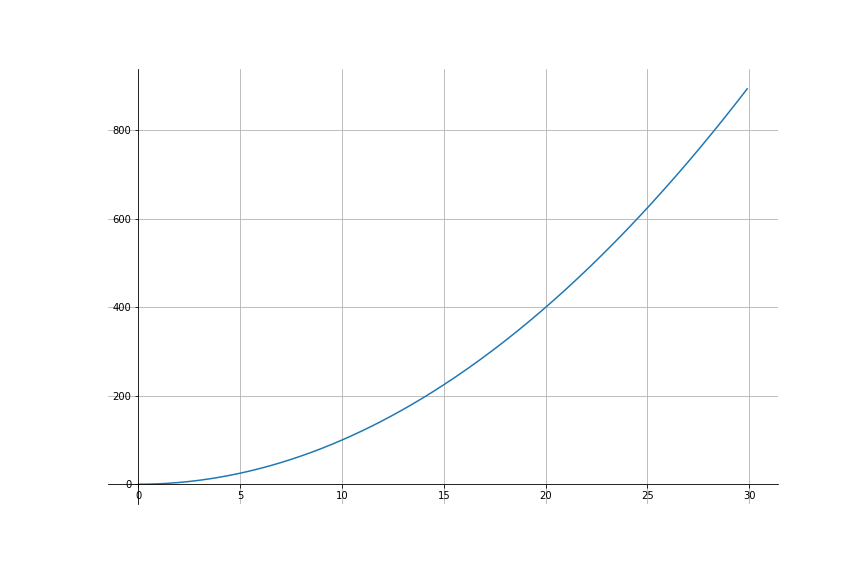
#> input picture x_square.png, 864 x 576 px
$ python runfile1.py
#> lines starting #> are read from the running program, lines starting #| are printed output that depends on the picture; after the words box and inside, x2 and y2 are one past the last pixel; in counts of white or black regions, pixels touching at a corner belong together
### graphOCR_.py
# -*- coding: utf-8 -*-
"""
Created on Mon Apr 26 14:15:34 2021

@author: CHAINZ
"""
import time
import cv2
import numpy as np
from anothercv2 import distance, horizon_erase,reconstruct, clean_coord,line_partition, line_partition_y,vertice_erase,get_cordinates
from matplotlib import pyplot as plt
import pytesseract as ocr

class Graph:
    # [67 lines left out: functions __init__, get_alphaOmegaX, get_alphaOmegaY, segment, not called in this run]


    def grid_removal(self):
        return np.array(horizon_erase(vertice_erase(self.segment())), dtype=np.uint8)


    # [25 lines left out: functions horizontal_grid_mask, vertical_grid_mask, not called in this run]


    def create_mask_self(self): #to create the grids
        return self.vertical_grid_mask(self.horizontal_grid_mask())


    def copulate(self): #returns an image matrix of the grided file
        return cv2.bitwise_and(self.grid_removal(), self.create_mask_self())


    # [140 lines left out: functions interpolate, get_axis_x, get_axis_y, de_noise, get_coordinates, not called in this run]


class Graph2:


    def __init__(self, filematrix,gridunit, x_axis, y_axis):
        self.file= filematrix
        rect,self.threshfile=cv2.threshold(filematrix, 205,225,0)
        self.mask=np.ones(np.shape (self.grid_removal()))*225
        self.gridunit=gridunit
        self.x=x_axis
        self.y=y_axis
        self.axis=[self.x, self.y]
        # cv2.imshow("pp", np.transpose(self.threshfile)[ : :-1])
        # if cv2.waitKey(0)==27:
            # self.destroyAllWindows()


    def get_alphaOmegaX(self):
        rowindex=-1
        last_horizone= self.threshfile[1: ]
        horizone_index=0
        for i in self.threshfile:
            rowindex+=1
            # print(np.size(i))

            if np.count_nonzero(i==0)>np.size(i)*0.7: #if a pixel thick black line is longer than 70% of the image width
                last_horizone=self.threshfile[rowindex: ]
                # horizone_index=rowindex
        rowindex=-1
        for i in last_horizone:
            rowindex+=1
            if np.count_nonzero(i==225)==np.size(i):
                markersgrids=last_horizone[ :rowindex]
                break
        markersgrids=np.ndarray.tolist(markersgrids)
        z=markersgrids[int(len(markersgrids)/2)]
        z_reverse= z[ : :-1]

        return(z.index(0),len(z_reverse)-z_reverse.index(0))


    def get_alphaOmegaY(self):
        rowindex=-1
        inverted_file=np.transpose(self.threshfile)[ : :-1]
        last_horizone= inverted_file[1: ]
        horizone_index=0
        for i in inverted_file:
            rowindex+=1
            # print(np.size(i))
            if np.count_nonzero(i==0)>np.size(i)*0.7: #if a pixel thick black line is longer than 70% of the image width
                last_horizone=inverted_file[rowindex: ]
                # horizone_index=rowindex
        rowindex=-1
        for i in last_horizone:
            rowindex+=1
            if np.count_nonzero(i==225)==np.size(i):
                markersgrids=last_horizone[ :rowindex]
                break
        markersgrids=np.ndarray.tolist(markersgrids)
        z=markersgrids[int(len(markersgrids)/2)]
        z_reverse= z[ : :-1]

        return(z.index(0),len(z_reverse)-z_reverse.index(0))
        pass


    def segment(self):
        xseg=self.get_alphaOmegaX()
        yseg=self.get_alphaOmegaY()
        # self.segmented=np.array([i[xseg[0]: xseg[1]] for i in self.threshfile])
        self.segmented=np.transpose(np.transpose(self.threshfile)[xseg[0]:xseg[1]])[yseg[0]:yseg[1]]
        return(self.segmented)


    def grid_removal(self):
        return np.array(horizon_erase(vertice_erase(self.segment())), dtype=np.uint8)


    # [25 lines left out: functions horizontal_grid_mask, vertical_grid_mask, not called in this run]


    def create_mask_self(self): #to create the grids
        return self.vertical_grid_mask(self.horizontal_grid_mask())


    def copulate(self): #returns an image matrix of the grided file
        return cv2.bitwise_and(self.grid_removal(), self.create_mask_self())


    # [6 lines left out: function interpolate, not called in this run]
        # return([(((i-x[0])*(xfin-xinit))/(x[-1]-x[0])) +xinit for i in x])

    def get_axis_x(self): #to get the minimum and maximum of the axis
        boundary=self.get_alphaOmegaY()
        axis=self.threshfile[boundary[1]: ]
        real_axis=self.file[boundary[1]: ]

        lines=line_partition(axis)
        real_axis=real_axis[lines[0]:lines[1]]
        # print("whiteee", line_partition(axis))
        resized=cv2.resize(real_axis, None, fx=3, fy=3, interpolation=cv2.INTER_LANCZOS4)
        rect,threshed=cv2.threshold(resized,185,225,0)
        # cv2.imshow("axis", threshed)
        realfile=np.array(self.file[boundary[1]: ], dtype=np.uint8)
        # realfile=get_xscale(realfile)
        a=ocr.image_to_string(resized,config=r"--oem 3 --psm 6")
        a=a.split("\n")[0:-1]
        a="".join(a)
        a=a.split(" ")
        # print("x",a)
        cv2.imshow("thr", resized)
        # a=reconstruct(a)
        try:
            # print("xx",a,len(a))
            a=reconstruct(a)
            # print("xx",a,len(a))
            return(min(a), max(a))
        except:
            return(0.0,1.0)
        # a=a.replace("O","0")
        # a=a.split(" ")

        # return(realfile)

    # [59 lines left out: functions get_axis_y, de_noise, not called in this run]

    def get_coordinates(self): # get the coordinates
        cordinates=get_cordinates(self.grid_removal(),self.gridunit)
        # cv2.imshow("ddd",self.segment())
        self.shape=self.grid_removal().shape
        # print("shape", self.shape)
        X=[i/self.gridunit for i in cordinates[0]] #normalize the values to the scope of the grid units
        Y=[i/self.gridunit for i in cordinates[1]] #same
        # print("x without interpolation",X)
        xaxis=self.get_axis_x()
        yaxis=self.get_axis_y()
        points=[[X[i],Y[i]] for i in range(len(X))]
        points.sort()
        new_point_=[]
        len_points=0
        for start in range(int(len(points)/4)): #check all the way to a quarter of the img matrix vertically for the head of the graph
            new_points=[]
            for i in points[start: ]:
                if new_points==[]:
                    new_points.append(points[start])
                else:
                    if distance(i,new_points[-1])<0.2*self.gridunit: #confine the code to only read points from the graph, outliers should be left out
                        new_points.append(i)
            # new_points_list.append(new_points)
            if len(new_points)> len_points:
                # print("new", new_points)
                new_points_=new_points
                len_points=len(new_points_)
        # [4 lines of commented-out code are left out]
        new_points=new_points_
        X=[i[0] for i in new_points]
        Y=[i[1] for i in new_points]
        # cv2.imshow("gd", self.grid_removal())
        X=self.interpolate(X,0)
        Y=self.interpolate(Y,1)
        # denoised= self.de_noise(Y,X,-1)
        clean=clean_coord(X,Y,0)
        # print(X,Y)
        return(clean[0],clean[1])

### anothercv2.py
# -*- coding: utf-8 -*-
"""
Created on Sat Apr  3 18:28:20 2021

@author: CHAINZ
"""


import cv2
import numpy as np
import time
from matplotlib import pyplot as plt
import math
from random import randint


import pytesseract as ocr


ocr.pytesseract.tesseract_cmd=r"C:\Program Files (x86)\Tesseract-OCR\tesseract.exe"

# [35 lines left out: function reconstruct, not called in this run]

# [80 lines of commented-out code are left out]

def line_partition(x):
    x=np.ndarray.tolist(x)
    # get positions of all the horizontal white spaces in the file
    whitespaces=[i for i in range(len(x)) if x[i].count(225)>len(x[i])*0.99]
    # get the whitespaces that bound text and characters in the file
    bounds=[[whitespaces[i-1],whitespaces[i]] for i  in range(1,len(whitespaces)) if whitespaces[i]-whitespaces[i-1] > 1]
    #smoothen up the returned boundaries
    bounds=lines=[[i[0]-2, i[1]+3] for i in bounds if i[0]>2 and i[1]<len(x)-3]
    # print("bounds",bounds)
    return(bounds[0])

# [19 lines left out: functions line_partition_y, line_partition_char, not called in this run]


# def get_yscale(img):
#     resized_img=cv2.resize(img, None, fx=7, fy=5, interpolation=cv2.INTER_LANCZOS4)
#     ret,thresh_img= cv2.threshold(resized_img, 150, 225,0)
#     x=np.transpose(thresh_img)[ : :-1]
#     new_image=[x[0]]
#     countmax=0
#     for i in x:
#         countmax+=1
#         if np.count_nonzero(i==0)> i.size/2:
#             # z=[225 for j in range(len(i))]
#             new_image=x[countmax: ]
#             # print("===")
#             # print(len(z))
#         else:
#             # print("---")
#             # new_image=np.append(new_image,[i],axis=0)
#             # print(len(i))
#             pass
#     # print("new",new_image)
#     for i in new_image:
#     # x=np.ndarray.tolist(x)
#         new=np.array([i])
#         countmax=0
#         lines=[]
#         for i in new_image:
#             if np.count_nonzero(i==225)== i.size:
#                 # z=[225 for j in range(len(i))]
#                 new=np.append(new,[i], axis=0)
#                 # print("===")
#                 # print(len(z))

#                 if new.shape[0]>20  :
#                     if np.count_nonzero(new==0) > 20:
#                         # print("===")
#                         # print(new)
#                         lines.append(np.transpose(new[ : :-1]))
#                     else:
#                         new=np.array([i])
#                 else:
#                     # print("new")
#                     if np.count_nonzero(new==0) > 20:
#                         # print("===")
#                         # print(new)
#                         lines.append(np.transpose(new[ : :-1]))
#                     new=np.array([i])
#             elif len(lines)>8:
#                 # lines=lines[ : :-1]
#                 line=lines[-1]
#                 break
#                 break
#             else:
#                 # print("---")
#                 if new.size > 2:
#                     new=np.append(new,[i],axis=0)
#                 # print(len(i))
#             # print(new.shape)
#     # print(new,new_image)
#     # print("lines", lines)
#     # print(line.shape[0]/4)
#     # cv2.imshow("line_y", line[int(line.shape[0]/2): ])
#     a=ocr.image_to_string(line,config=r"--oem 3 --psm 6")
#     # bb=open("ocr_check.txt", "w", encoding="utf8")
#     # print(a, file=bb)
#     # bb.close()
#     a=a.replace("O","0")
#     a=a.split("\n")[0:-1]

#     try:
#         a=[float(i) for i in a if i!=""]
#         # print(a)
#         return(min(a),max(a))
#     except:
#         return (0,1)

def distance(a,b):
    return(math.sqrt((a[0]-b[0])**2 + (a[1]-b[1])**2))

# [9 lines of commented-out code are left out]

# [23 lines left out: function clean_coord, not called in this run]

def horizon_erase(x):
    x=np.ndarray.tolist(x)
    new_image=[]
    countmax=0
    for i in x:
        #  if a pixel thick blackline is longer than half of the screen, take replace it with a white line
        if i.count(0)> 0.5*len(i):

            z=[225 for j in range(len(i))]
            new_image.append(z)
            # print("===")
            # print(len(z))
        else:
            # print("---")
            new_image.append(i)
            # [4 lines of commented-out code are left out]
    return(new_image)

def vertice_erase(x):
    #  similar to horizone_erase but here the pictures get inverted first
    # x=np.ndarray.tolist(x)
    # unit_length= len(x[0])
    invertedx=np.transpose(x)
    new_image=[]
    invertedx=np.ndarray.tolist(invertedx)
    for i in invertedx:
        # print(np.count_nonzero(i==0),i.size)

        if i.count(0)> len(i)/2:
            z=[225 for j in range(len(i))]
            new_image.append(z)
            # print("===")
            # print(len(z))
        else:
            # print("---")
            new_image.append(i)
            # print(len(i))
    # print("new",new_image)
    # unit_length=new_image.shape[1]
    new_image=np.array(new_image)
    invertednew=np.transpose(new_image)
    return(invertednew)


def get_cordinates(x,grid_unit):
    # img=cv2.imread(x, cv2.IMREAD_GRAYSCALE)
    # ret,thresholded_image= cv2.threshold(img, 205, 225,0)

    # ungrided=np.array(horizon_erase(vertice_erase(thresholded_image)), dtype=np.uint8)
    cv2.imshow("auj",x)
    list_x=np.ndarray.tolist(x)
    # print("len",len(list_x[0]))
    mostappropriate_x=[0]
    mostappropriate_y=[0]
    count_y=0
    xx=[]
    yy=[]
    x_len= len(list_x[0])
    y_len= len(list_x)
    previous_index=[]
    for i in list_x:
        image=[]

        count_x=-1
        count_y+=1
        image.append(i)
        for j in i:
            count_x+=1
            #can't remember why i divided the grid_unit variable by 2 here
            if j==0 and (count_x)%int(grid_unit/2)==0:
                if previous_index==[]:
                    previous_index.append([count_x, y_len-count_y])
                else:
                    xx.append(count_x)
                    yy.append(y_len-count_y)
                    previous_index.append([count_x,y_len-count_y])

    mostappropriate_x=xx
    mostappropriate_y=yy
    # print("mostappropriate",yy)

    # frequencyy=get_frequency(yy)
    # cleaned=clean_coord(mostappropriate_x,mostappropriate_y,0)
    image=np.array(image,dtype=np.uint8)
    # [9 lines of commented-out code are left out]
    return(mostappropriate_x,mostappropriate_y)
    # return(cleaned)


x=time.time()
# [6 lines of commented-out code are left out]

print(time.time() - x)

# if cv2.waitKey(0) == 27:
    # cv2.destroyAllWindows()

### runfile1.py
# -*- coding: utf-8 -*-
"""
Created on Fri Apr 30 13:21:58 2021

@author: CHAINZ
"""
import time
from graphOCR_ import Graph, Graph2
import cv2
from matplotlib import pyplot as plt


gridunit=6

inittime= time.time()

img= cv2.imread("x_square.png", cv2.IMREAD_GRAYSCALE)


#for specified axis where [0,100] means minimum x is 0 and maximum x is 100...likewise [0.0,1.0] for y
x= Graph2(img,gridunit, [0, 50], [0, 2500])
#> in __init__, `rect,self.threshfile=cv2.threshold(filematrix, 205,225,0)`:
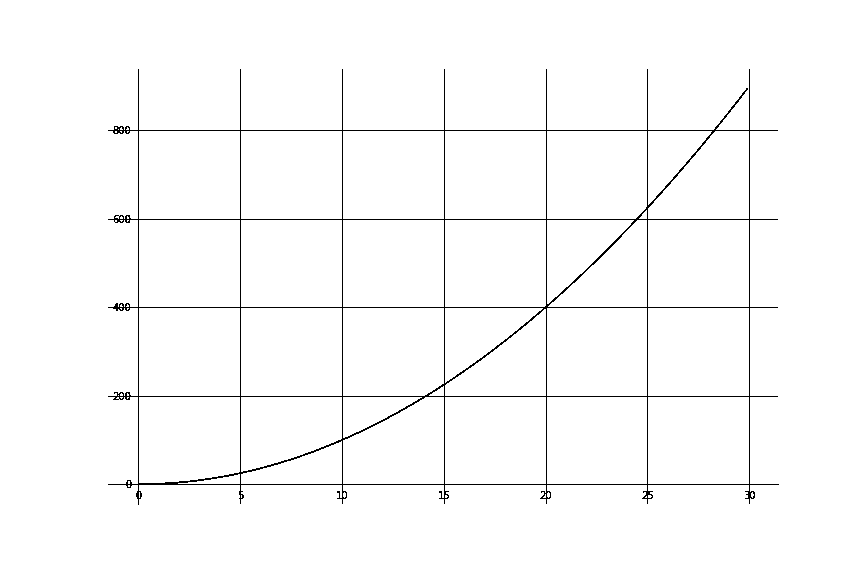
#> self.threshfile: shape (576, 864); values 0 (black) and 225 (white), 98.3% white; black in thin lines or dots, all inside (x1, y1, x2, y2) = (108, 69, 779, 505)
#> in get_alphaOmegaX, `last_horizone= self.threshfile[1: ]`:
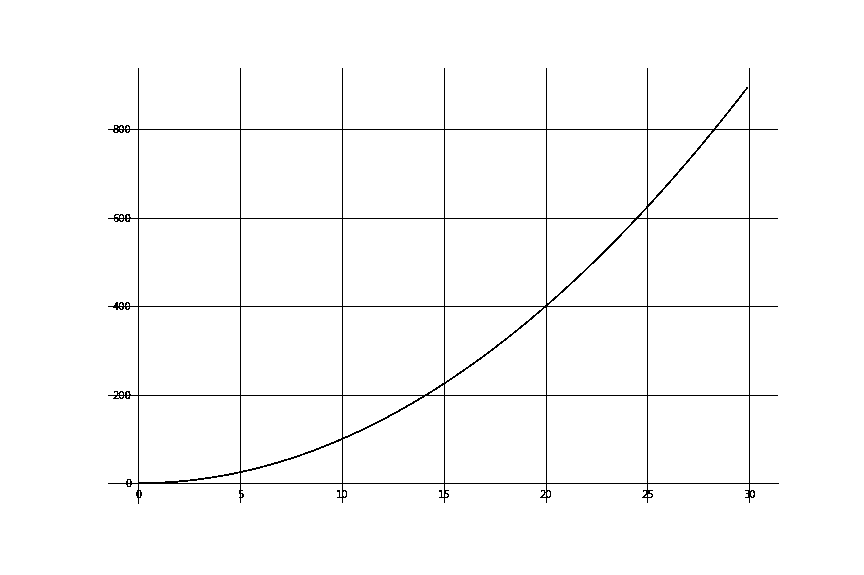
#> last_horizone: shape (575, 864); values 0 (black) and 225 (white), 98.3% white; black in thin lines or dots, all inside (x1, y1, x2, y2) = (108, 68, 779, 504)
#> after the loop in get_alphaOmegaX, `for i in self.threshfile:`: rowindex = 575
#> the loop in get_alphaOmegaX, `for i in last_horizone:` made 22 passes
#> after the loop in get_alphaOmegaX, `for i in last_horizone:`: rowindex = 21
#> in get_alphaOmegaX, `markersgrids=np.ndarray.tolist(markersgrids)`: markersgrids = 21 items
#> in get_alphaOmegaX, `z=markersgrids[int(len(markersgrids)/2)]`: z = 864 values, max 225 at index 0, min 0 at index 136, mean 216.7
#> in get_alphaOmegaX, `z_reverse= z[ : :-1]`: z_reverse = 864 values, max 225 at index 0, min 0 at index 109, mean 216.7
#> in segment, `xseg=self.get_alphaOmegaX()`: xseg = (136, 755)
#> in get_alphaOmegaY, `last_horizone= inverted_file[1: ]`:
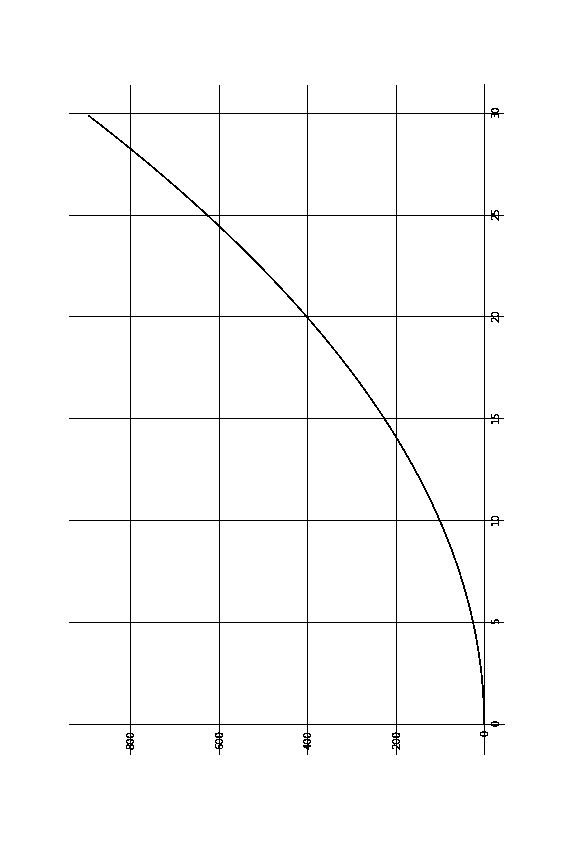
#> last_horizone: shape (863, 576); values 0 (black) and 225 (white), 98.3% white; black in thin lines or dots, all inside (x1, y1, x2, y2) = (69, 84, 505, 755)
#> after the loop in get_alphaOmegaY, `for i in inverted_file:`: rowindex = 863
#> the loop in get_alphaOmegaY, `for i in last_horizone:` made 32 passes
#> after the loop in get_alphaOmegaY, `for i in last_horizone:`: rowindex = 31
#> in get_alphaOmegaY, `markersgrids=np.ndarray.tolist(markersgrids)`: markersgrids = 31 items
#> in get_alphaOmegaY, `z=markersgrids[int(len(markersgrids)/2)]`: z = 576 values, max 225 at index 0, min 0 at index 127, mean 215.2
#> in get_alphaOmegaY, `z_reverse= z[ : :-1]`: z_reverse = 576 values, max 225 at index 0, min 0 at index 91, mean 215.2
#> in segment, `yseg=self.get_alphaOmegaY()`: yseg = (127, 485)
#> in vertice_erase, `invertedx=np.transpose(x)`:
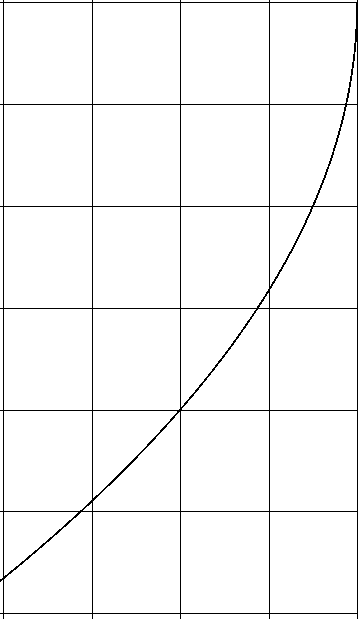
#> invertedx: shape (619, 358); values 0 (black) and 225 (white), 96.9% white; black in thin lines or dots
#> in vertice_erase, `invertedx=np.ndarray.tolist(invertedx)`: invertedx = 619 items
#> in vertice_erase, `invertednew=np.transpose(new_image)`:
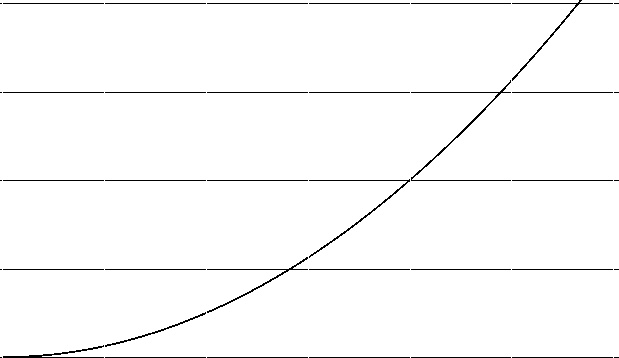
#> invertednew: shape (358, 619) int64; values 0 (black) and 225 (white), 98.1% white; black in thin lines or dots
#> in horizon_erase, `x=np.ndarray.tolist(x)`: x = 358 items
#> in grid_removal, `return np.array(horizon_erase(vertice_erase(self.segment())), dtype=np..`:
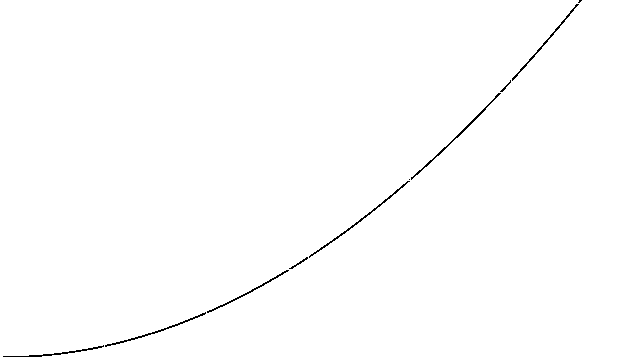
#> returned value: shape (358, 619); values 0 (black) and 225 (white), 99.4% white; black in thin lines or dots

cor=x.get_coordinates()
#> the loop in get_alphaOmegaX (call 2), `for i in last_horizone:` made 22 passes
#> the loop in get_alphaOmegaY (call 2), `for i in last_horizone:` made 32 passes
#> in get_cordinates, `x_len= len(list_x[0])`: x_len = 619
#> in get_cordinates, `y_len= len(list_x)`: y_len = 358
#> after the loop in get_cordinates, `for i in list_x:`: previous_index = 425 pairs, first value 3 to 579, second value 1 to 357; xx = 424 values, max 579 at index 0, min 3 at index 411, mean 320.7; yy = 424 values, max 356 at index 0, min 1 at index 411, mean 137.3
#> in get_cordinates, `mostappropriate_x=xx`: mostappropriate_x has the same summary as xx
#> in get_cordinates, `mostappropriate_y=yy`: mostappropriate_y has the same summary as yy
#> in get_axis_x, `axis=self.threshfile[boundary[1]: ]`:
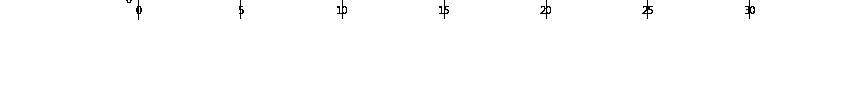
#> axis: shape (91, 864); values 0 (black) and 225 (white), 99.5% white; black in thin lines or dots, all inside (x1, y1, x2, y2) = (126, 0, 755, 20)
#> (the run stopped early here; a loop or call above may not have finished)
